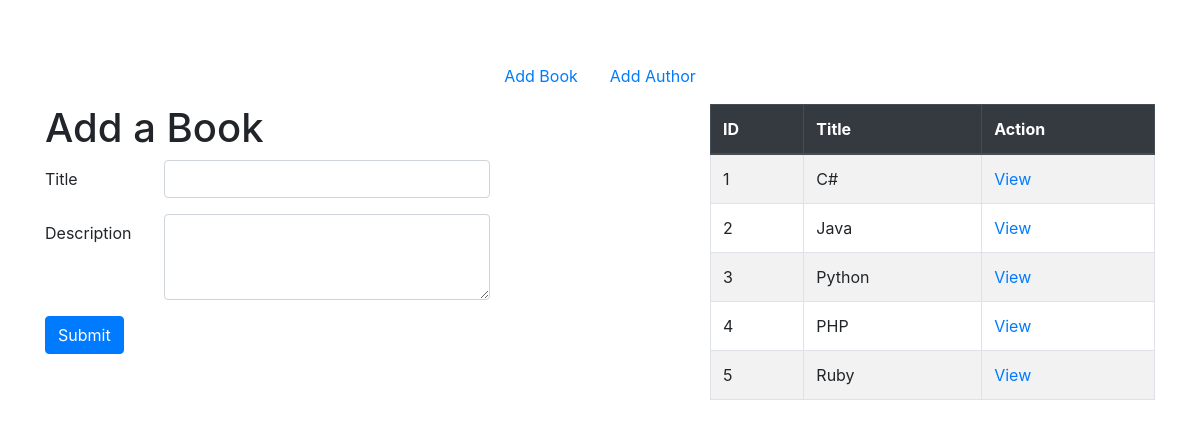
The app's page /, older data.
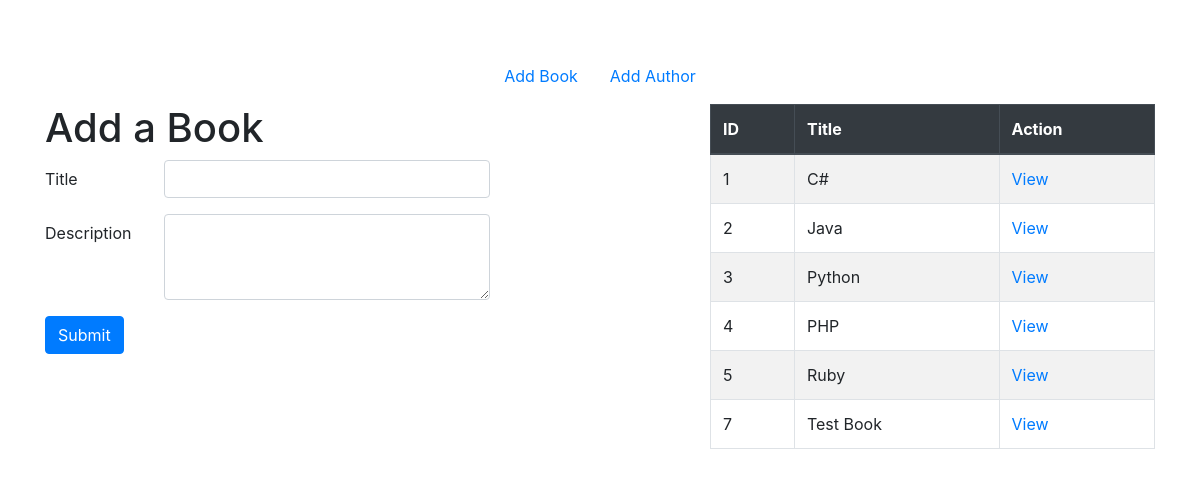
The same page, newer data.
### books_authors_app/models.py (models this page shows)
class Book(models.Model):
    title = models.CharField(max_length=255)
    desc = models.TextField()
    created_at = models.DateTimeField(auto_now_add=True)
    updated_at = models.DateTimeField(auto_now=True)

### books_authors_app/views.py (the view)
# urls.py: path('', views.books),
def books(request):  # path('', views.books),
    context = {
        "all_books": Book.objects.all()
    }
    return render(request, 'add_book.html', context)

### books_authors_app/templates/add_book.html (shortened to what this page needs)
<!DOCTYPE html>
<html lang="en">
<head>
  <link rel="stylesheet" href="https://stackpath.bootstrapcdn.com/bootstrap/4.5.2/css/bootstrap.min.css"
>
  {% load static %}
  <link rel="stylesheet" href="{% static 'css/style.css' %}">
</head>
<body>
  <div class="container mt-5">
    <nav class="navbar justify-content-center">
      <a class="nav-link" href="/">Add Book</a>
      <a class="nav-link" href="/authors">Add Author</a>
    </nav>
    <div class="row">
      <div class="col-md-5">
        <h1>Add a Book</h1>
        <form action="/add_book" method="POST">
          <div class="form-group row">
            <label for="title" class="col-sm-2 col-form-label">Title</label>
            <div class="col-sm-9 offset-md-1">
              <input type="text" class="form-control" id="title" name="title">
            </div>
          </div>
          <div class="form-group row">
            <label for="description" class="col-sm-2 col-form-label">Description </label>
            <div class="col-sm-9 offset-md-1">
              <textarea class="form-control" id="description" rows="3" name="description"></textarea>
            </div>
          </div>
          <button type="submit" class="btn btn-primary">Submit</button>
        </form>
      </div>
      <div class="col-md-5 offset-md-2">
        <table class="table table-bordered table-striped mb-4">
          <thead class="thead-dark">
            <tr>
              <th scope="col">ID</th>
              <th scope="col">Title</th>
              <th scope="col">Action</th>
            </tr>
          </thead>
          <tbody>
            {% for book in all_books %}
            <tr>
              <td>{{ book.id }}</td>
              <td>{{ book.title }}</td>
              <td><a href="/books/{{ book.id }}">View</a></td>
            </tr>
            {% endfor %}
          </tbody>
        </table>
      </div>
    </div>
  </div>
</body>
</html>

Row changes from the older to the newer data that the page shows:
added Book: id "7", title "Test Book"
